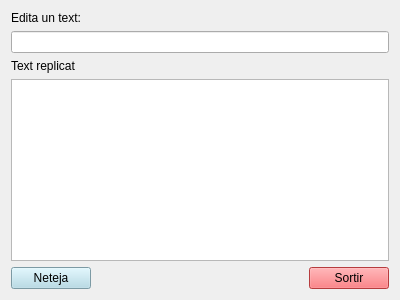
<?xml version="1.0" encoding="UTF-8"?>
<ui version="4.0">
 <class>MyForm</class>
 <widget class="QWidget" name="MyForm">
  <property name="geometry">
   <rect>
    <x>0</x>
    <y>0</y>
    <width>400</width>
    <height>300</height>
   </rect>
  </property>
  <property name="windowTitle">
   <string>Form</string>
  </property>
  <layout class="QGridLayout" name="gridLayout">
   <item row="0" column="0">
    <layout class="QVBoxLayout" name="verticalLayout">
     <item>
      <widget class="QLabel" name="label">
       <property name="text">
        <string>Edita un text:</string>
       </property>
      </widget>
     </item>
     <item>
      <widget class="QLineEdit" name="lineEdit"/>
     </item>
    </layout>
   </item>
   <item row="1" column="0">
    <layout class="QVBoxLayout" name="verticalLayout_2">
     <item>
      <widget class="QLabel" name="label_2">
       <property name="text">
        <string>Text replicat</string>
       </property>
      </widget>
     </item>
     <item>
      <widget class="QPlainTextEdit" name="plainTextEdit"/>
     </item>
    </layout>
   </item>
   <item row="2" column="0">
    <layout class="QHBoxLayout" name="horizontalLayout">
     <item>
      <widget class="QPushButton" name="pushButton">
       <property name="styleSheet">
        <string notr="true">background-color:lightblue</string>
       </property>
       <property name="text">
        <string>Neteja</string>
       </property>
      </widget>
     </item>
     <item>
      <spacer name="horizontalSpacer">
       <property name="orientation">
        <enum>Qt::Horizontal</enum>
       </property>
       <property name="sizeHint" stdset="0">
        <size>
         <width>40</width>
         <height>20</height>
        </size>
       </property>
      </spacer>
     </item>
     <item>
      <widget class="QPushButton" name="pushButton_2">
       <property name="styleSheet">
        <string notr="true">background:rgb(255, 84, 87)</string>
       </property>
       <property name="text">
        <string>Sortir</string>
       </property>
      </widget>
     </item>
    </layout>
   </item>
  </layout>
 </widget>
 <resources/>
 <connections>
  <connection>
   <sender>pushButton_2</sender>
   <signal>clicked()</signal>
   <receiver>MyForm</receiver>
   <slot>close()</slot>
   <hints>
    <hint type="sourcelabel">
     <x>356</x>
     <y>288</y>
    </hint>
    <hint type="destinationlabel">
     <x>357</x>
     <y>325</y>
    </hint>
   </hints>
  </connection>
  <connection>
   <sender>pushButton</sender>
   <signal>clicked()</signal>
   <receiver>lineEdit</receiver>
   <slot>clear()</slot>
   <hints>
    <hint type="sourcelabel">
     <x>48</x>
     <y>279</y>
    </hint>
    <hint type="destinationlabel">
     <x>27</x>
     <y>36</y>
    </hint>
   </hints>
  </connection>
  <connection>
   <sender>lineEdit</sender>
   <signal>textChanged(QString)</signal>
   <receiver>plainTextEdit</receiver>
   <slot>clear()</slot>
   <hints>
    <hint type="sourcelabel">
     <x>290</x>
     <y>43</y>
    </hint>
    <hint type="destinationlabel">
     <x>302</x>
     <y>149</y>
    </hint>
   </hints>
  </connection>
  <connection>
   <sender>lineEdit</sender>
   <signal>textChanged(QString)</signal>
   <receiver>plainTextEdit</receiver>
   <slot>insertPlainText(QString)</slot>
   <hints>
    <hint type="sourcelabel">
     <x>200</x>
     <y>43</y>
    </hint>
    <hint type="destinationlabel">
     <x>205</x>
     <y>111</y>
    </hint>
   </hints>
  </connection>
 </connections>
</ui>
